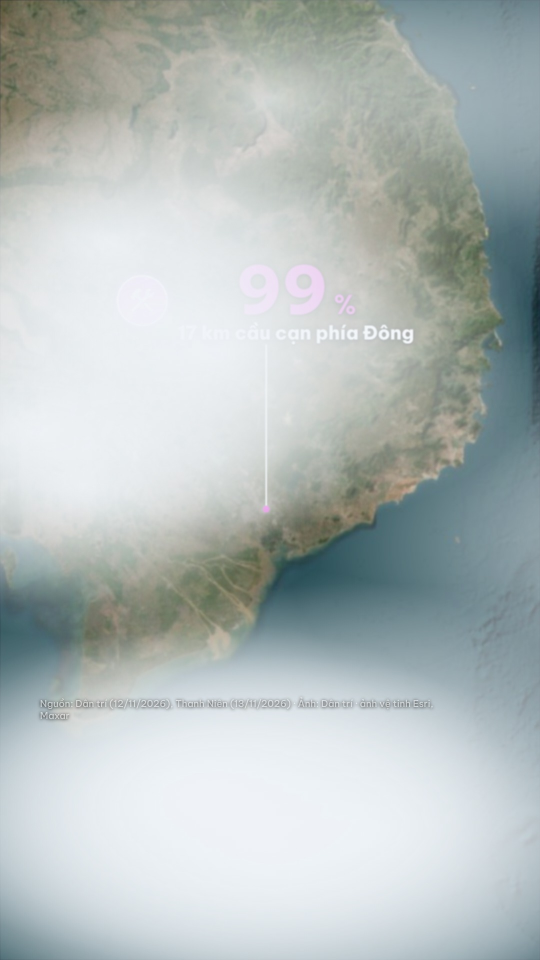
#> input picture .claude/skills/parallax-bds-kinhte/examples/ha-tang-one-era/golden/g0001.50.jpg, 1080 x 1920 px (shown at 1/2 size)
$ python sat_declouds.py ../examples/ha-tang-one-era/golden/g0001.50.jpg
#> lines starting #> are read from the running program, lines starting #| are printed output that depends on the picture; after the words box and inside, x2 and y2 are one past the last pixel; in counts of white or black regions, pixels touching at a corner belong together
#!/usr/bin/env python3
"""Xoá mây khỏi ảnh vệ tinh ghép (sat_tiles.py) rồi chỉnh màu nền "tối, giảm bão hoà" cho bản đồ.

  python sat_declouds.py sat16.jpg [--min-area 900] [--grow 25] [--no-decloud]
  -> sat16_g.jpg (đã xoá mây + chỉnh màu) và sat16_dc.jpg (chỉ xoá mây)

Mây = mảng sáng (V>175), ít màu (S<45), diện tích ≥ min-area px (bỏ qua mái tôn nhỏ); mở rộng `grow` px để
ăn cả viền. Mỗi đám mây được lấp bằng một mảng kết cấu đô thị lấy ở gần đó không có mây (nhân bản có viền mờ) —
KHÔNG dùng inpaint Telea (để lại vệt xám hình sao). Gợi ý: z16 --min-area 900 --grow 25; z13 60/9; z11 30/5.
Luật QA: không được có mây hay ô chưa có ảnh đè lên khu vực đang nói tới.
"""
import argparse
import cv2, numpy as np
from PIL import Image, ImageEnhance

ap = argparse.ArgumentParser()
ap.add_argument("img"); ap.add_argument("--min-area", type=int, default=900); ap.add_argument("--grow", type=int, default=25)
ap.add_argument("--no-decloud", action="store_true")
a = ap.parse_args()
base = a.img.rsplit(".", 1)[0]
im = cv2.imread(a.img)
#> im is the input picture: shape (1920, 1080, 3); mean B, G, R 188.2, 188.9, 180.4
if not a.no_decloud:
    hsv = cv2.cvtColor(im, cv2.COLOR_BGR2HSV)
#> hsv: shape (1920, 1080, 3); mean H, S, V 80.8, 23, 192.2
    v, s = hsv[..., 2].astype(int), hsv[..., 1].astype(int)
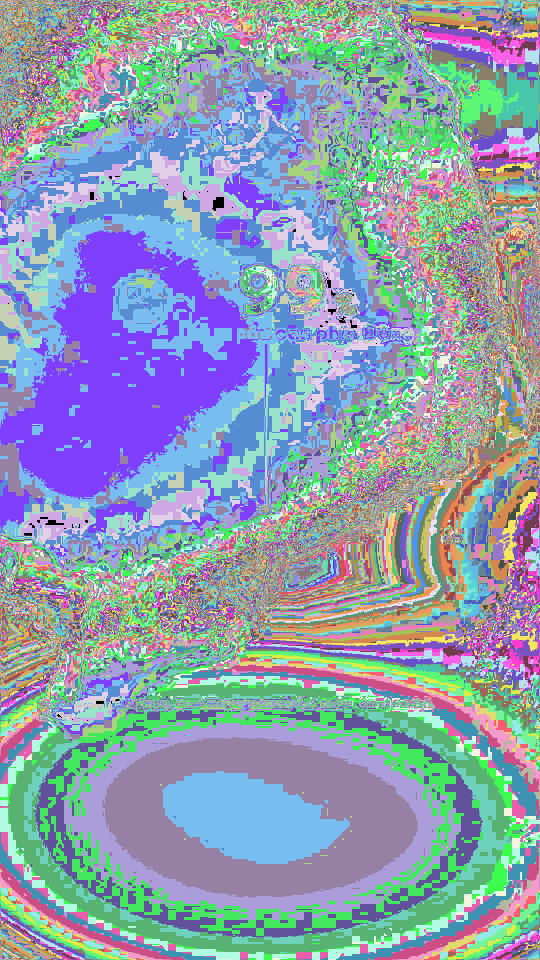
#> s: shape (1920, 1080) int64 (shown at 1/2 size); 162 distinct labels, from 0 to 165; one colour per label, 0 black
    m = cv2.morphologyEx(((v > 175) & (s < 45)).astype(np.uint8) * 255, cv2.MORPH_OPEN, np.ones((3, 3), np.uint8))
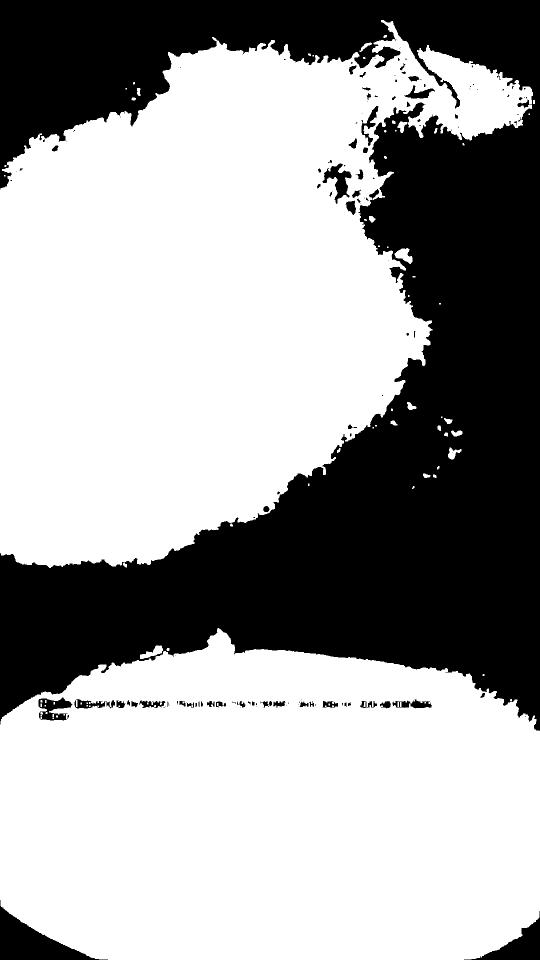
#> m: shape (1920, 1080) (shown at 1/2 size); 63.7% white; 130 black regions (69 under 20 px), largest, box (x1, y1, x2, y2) and area: (0, 0, 1080, 1462) 726060, (0, 1800, 216, 1920) 9430, (928, 1822, 1080, 1920) 4836
    k = cv2.connectedComponentsWithStats(m); keep = np.zeros_like(m)
    for i in range(1, k[0]):
        if k[2][i, 4] >= a.min_area: keep[k[1] == i] = 255
#> keep: shape (1920, 1080); 63.5% white; 129 black regions (68 under 20 px), largest, box (x1, y1, x2, y2) and area: (0, 0, 1080, 1462) 729811, (0, 1800, 216, 1920) 9430, (928, 1822, 1080, 1920) 4836
    keep = cv2.dilate(keep, np.ones((a.grow, a.grow), np.uint8))
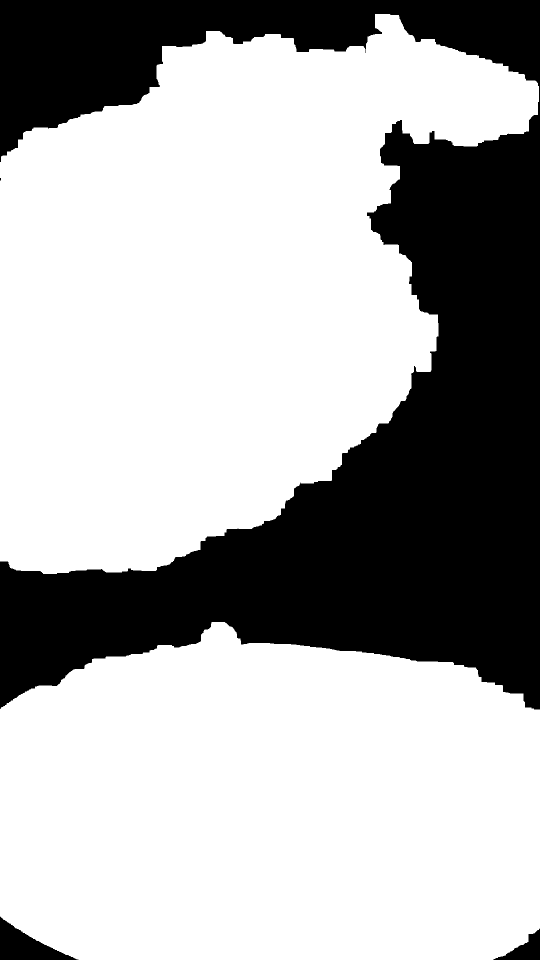
#> keep: shape (1920, 1080) (shown at 1/2 size); 68.5% white; 4 black regions (1 under 20 px), largest, box (x1, y1, x2, y2) and area: (0, 0, 1080, 1419) 645439, (0, 1833, 157, 1920) 6112, (986, 1857, 1080, 1920) 2523
    print(f"{a.img}: mây {keep.mean() / 2.55:.2f}% diện tích")
#| ../examples/ha-tang-one-era/golden/g0001.50.jpg: mây 68.46% diện tích
    out = im.copy().astype(np.float32); H, W = keep.shape
    cc = cv2.connectedComponentsWithStats(keep)
    for i in range(1, cc[0]):
        x, y, w, h, _ = cc[2][i]; comp = (cc[1] == i).astype(np.uint8)
        pad = 12; x0, y0, x1, y1 = max(0, x - pad), max(0, y - pad), min(W, x + w + pad), min(H, y + h + pad)
        cm = cv2.dilate(comp[y0:y1, x0:x1], np.ones((5, 5), np.uint8))
        fe = np.clip(cv2.GaussianBlur(cm.astype(np.float32), (0, 0), 4) * 1.6, 0, 1)[..., None]
        best = None
        for r in (1.2, 1.6, 2.2, 3.0):          # tìm mảng nguồn gần nhất không có mây
            for ang in range(0, 360, 30):
                dx, dy = int(np.cos(np.radians(ang)) * r * max(w, h)), int(np.sin(np.radians(ang)) * r * max(w, h))
                sx, sy = x0 + dx, y0 + dy
                if sx < 0 or sy < 0 or sx + (x1 - x0) > W or sy + (y1 - y0) > H: continue
                bad = keep[sy:sy + y1 - y0, sx:sx + x1 - x0].mean()
                if best is None or bad < best[0]: best = (bad, sx, sy)
            if best and best[0] == 0: break
        if not best: continue
        _, sx, sy = best
        out[y0:y1, x0:x1] = out[y0:y1, x0:x1] * (1 - fe) + im[sy:sy + y1 - y0, sx:sx + x1 - x0].astype(np.float32) * fe
#> this loop made 2 passes
#> (x, y, w, h, x0, y0, x1, y1) on passes 1 to 2: (0, 28, 1078, 1120, 0, 16, 1080, 1160), (0, 1244, 1080, 676, 0, 1232, 1080, 1920)
#> pass 1, `comp = (cc[1] == i).astype(np.uint8)`:
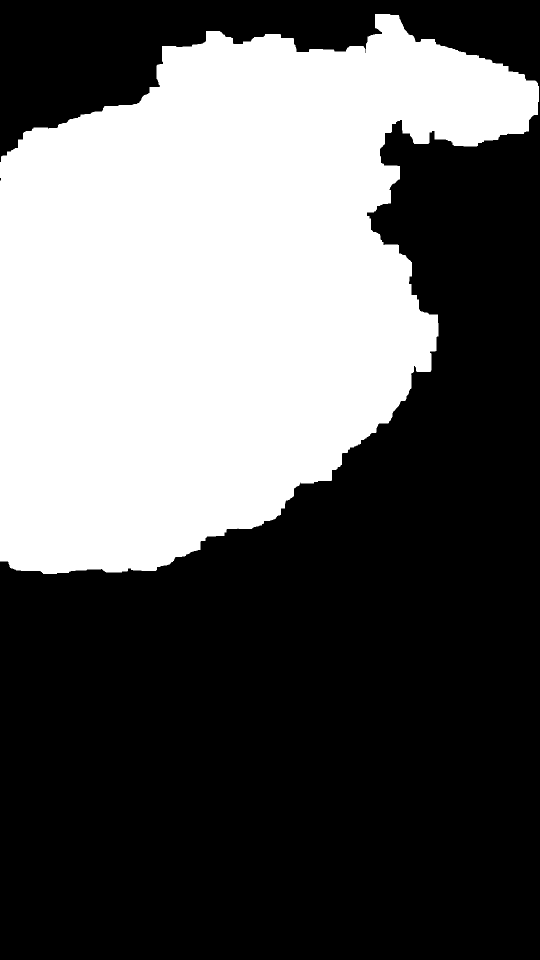
#> comp: shape (1920, 1080) (shown at 1/2 size); values 0 (black) and 1 (white), 37.7% white; 1 white region, box (x1, y1, x2, y2) and area: (0, 28, 1078, 1148) 781695
#> pass 1, `fe = np.clip(cv2.GaussianBlur(cm.astype(np.float32), (0, 0), 4) * 1.6,..`:
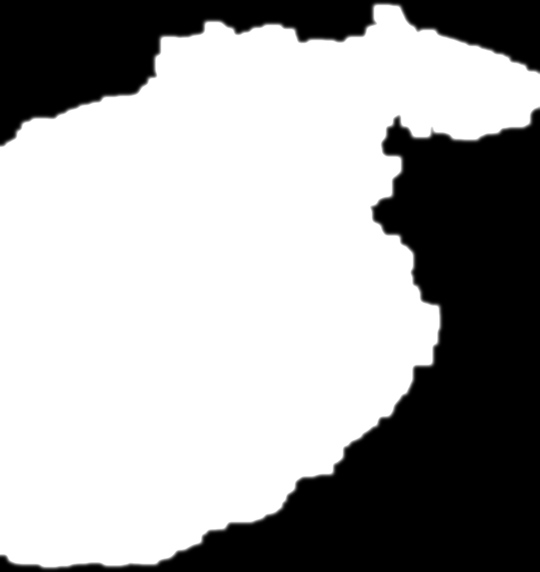
#> fe: shape (1144, 1080, 1) float32 (shown at 1/2 size); min 0, max 1, mean 0.647
#> pass 2, `comp = (cc[1] == i).astype(np.uint8)`:
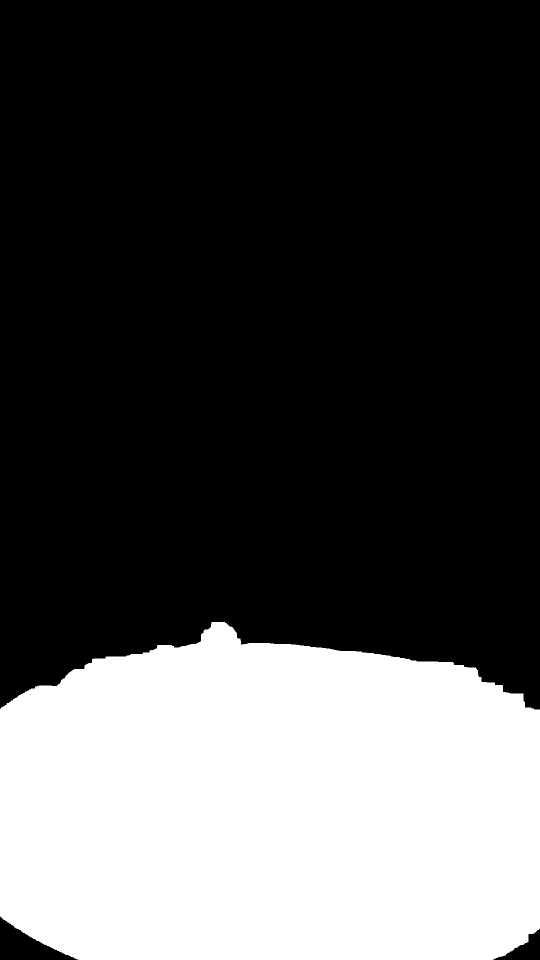
#> comp: shape (1920, 1080) (shown at 1/2 size); values 0 (black) and 1 (white), 30.8% white; 1 white region, box (x1, y1, x2, y2) and area: (0, 1244, 1080, 1920) 637821
    im = out.astype(np.uint8)
    cv2.imwrite(base + "_dc.jpg", im, [cv2.IMWRITE_JPEG_QUALITY, 92])
p = Image.fromarray(cv2.cvtColor(im, cv2.COLOR_BGR2RGB))
p = ImageEnhance.Color(p).enhance(.55); p = ImageEnhance.Brightness(p).enhance(.62); p = ImageEnhance.Contrast(p).enhance(1.12)
#> after `p = ImageEnhance.Brightness(p).enhance(0.62)`:
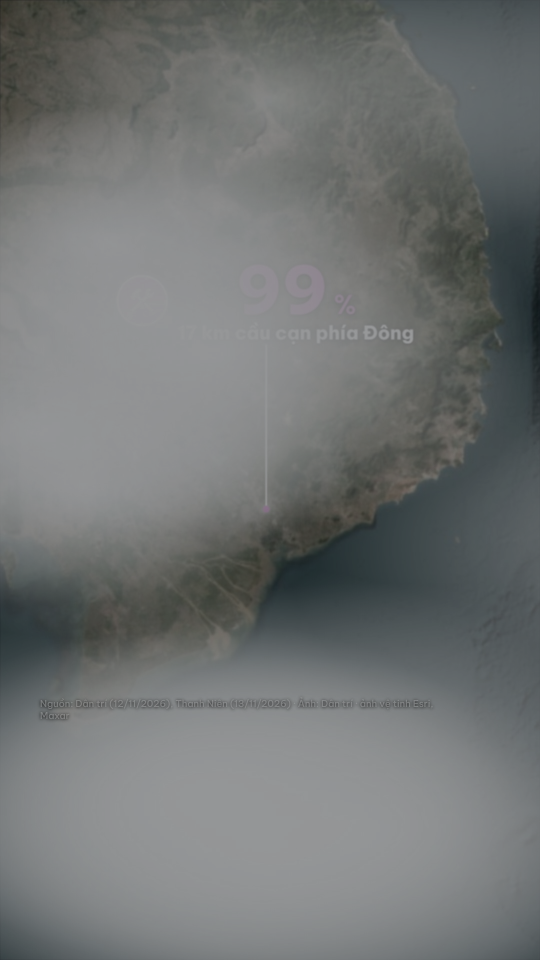
#> p: PIL image 1080x1920 RGB (shown at 1/2 size); mean R, G, B 112.7, 115.6, 115.3
Image.blend(p, Image.new("RGB", p.size, (14, 26, 43)), .15).save(base + "_g.jpg", quality=86)
print("->", base + "_g.jpg")

$ run again, on .claude/skills/parallax-bds-kinhte/examples/ha-tang-one-era/golden/g0014.00.jpg
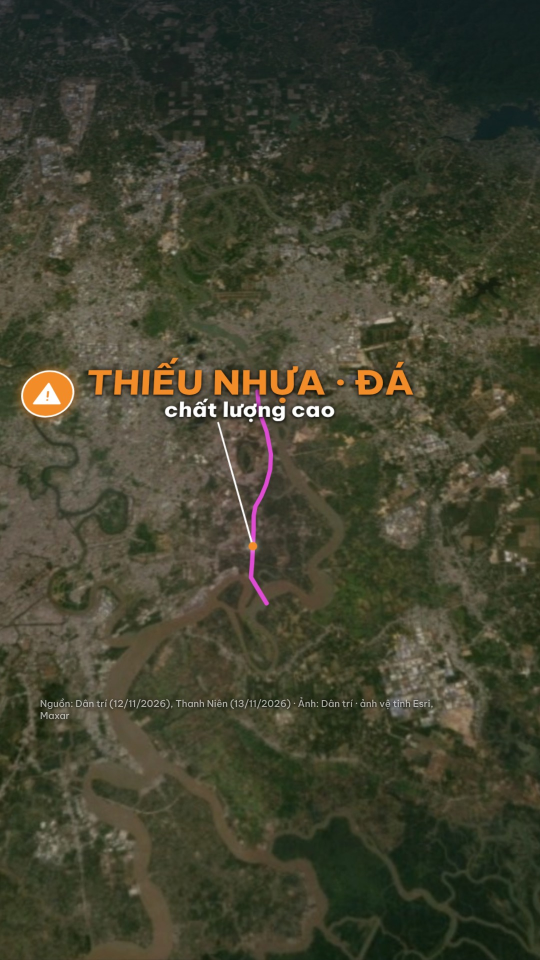
#> input picture .claude/skills/parallax-bds-kinhte/examples/ha-tang-one-era/golden/g0014.00.jpg, 1080 x 1920 px (shown at 1/2 size)
#> im is the input picture: shape (1920, 1080, 3); mean B, G, R 47.8, 66.2, 65.8
#> hsv: shape (1920, 1080, 3); mean H, S, V 37.2, 84.3, 69.7
#> `m = cv2.morphologyEx(((v > 175) & (s < 45)).astype(np.uint8) * 255, cv..`:
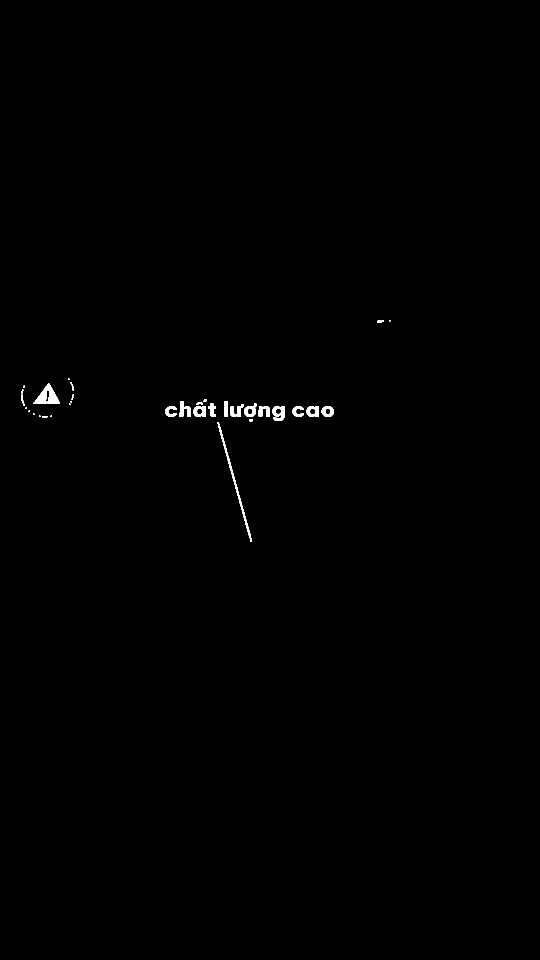
#> m: shape (1920, 1080) (shown at 1/2 size); 0.32% white; 37 white regions (15 under 20 px), largest, box (x1, y1, x2, y2) and area: (67, 767, 120, 808) 1102, (435, 844, 504, 1084) 918, (544, 812, 569, 842) 497
#| ../examples/ha-tang-one-era/golden/g0014.00.jpg: mây 0.62% diện tích
#> the loop `for i in range(1, cc[0]):` made 2 passes
#> (x, y, w, h, x0, y0, x1, y1) on passes 1 to 2: (55, 755, 77, 65, 43, 743, 144, 832), (423, 832, 93, 264, 411, 820, 528, 1108)
#> `p = ImageEnhance.Brightness(p).enhance(0.62)`:
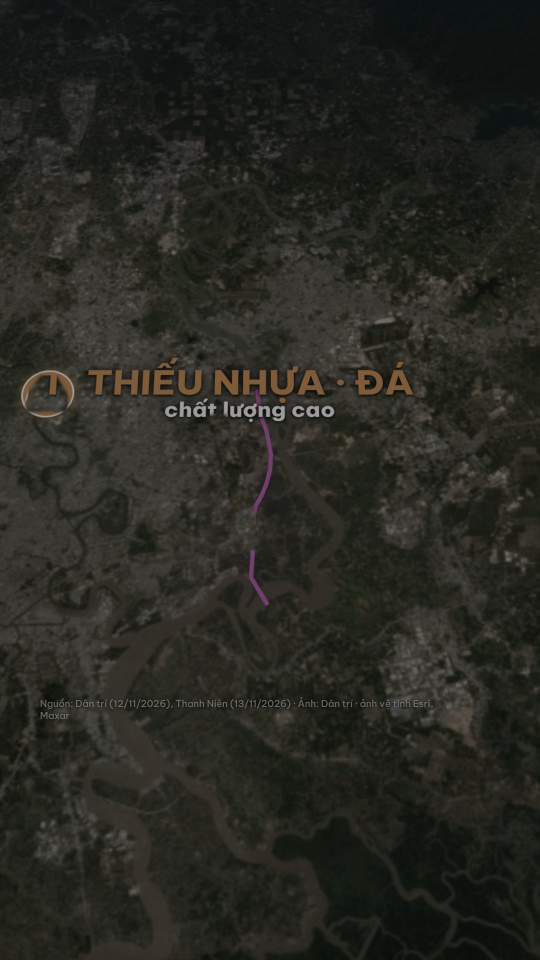
#> p: PIL image 1080x1920 RGB (shown at 1/2 size); mean R, G, B 39.2, 39.5, 33.3

$ run again, on .claude/skills/parallax-bds-kinhte/examples/ha-tang-one-era/golden/g0022.00.jpg
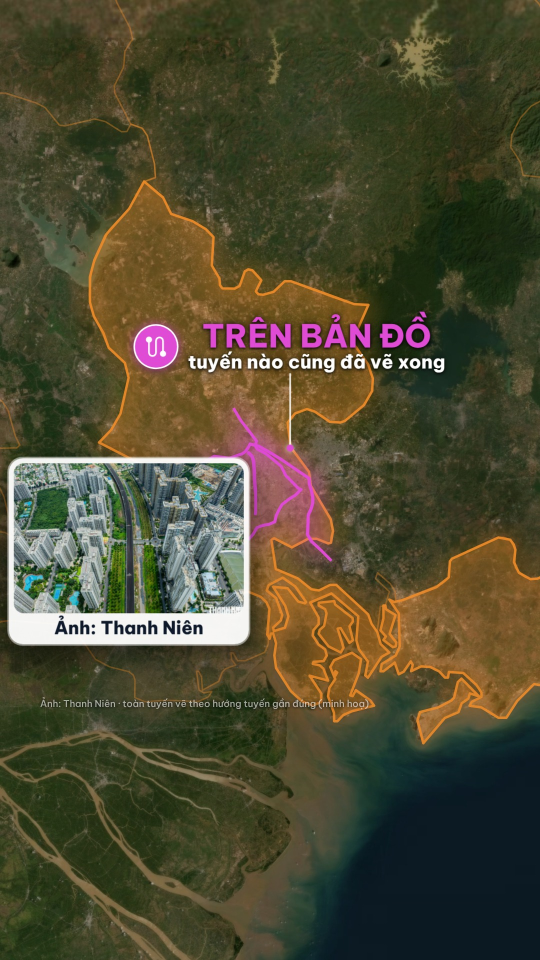
#> input picture .claude/skills/parallax-bds-kinhte/examples/ha-tang-one-era/golden/g0022.00.jpg, 1080 x 1920 px (shown at 1/2 size)
#> im is the input picture: shape (1920, 1080, 3); mean B, G, R 49.3, 73.8, 77.6
#> hsv: shape (1920, 1080, 3); mean H, S, V 42.3, 125.9, 84.6
#> `m = cv2.morphologyEx(((v > 175) & (s < 45)).astype(np.uint8) * 255, cv..`:
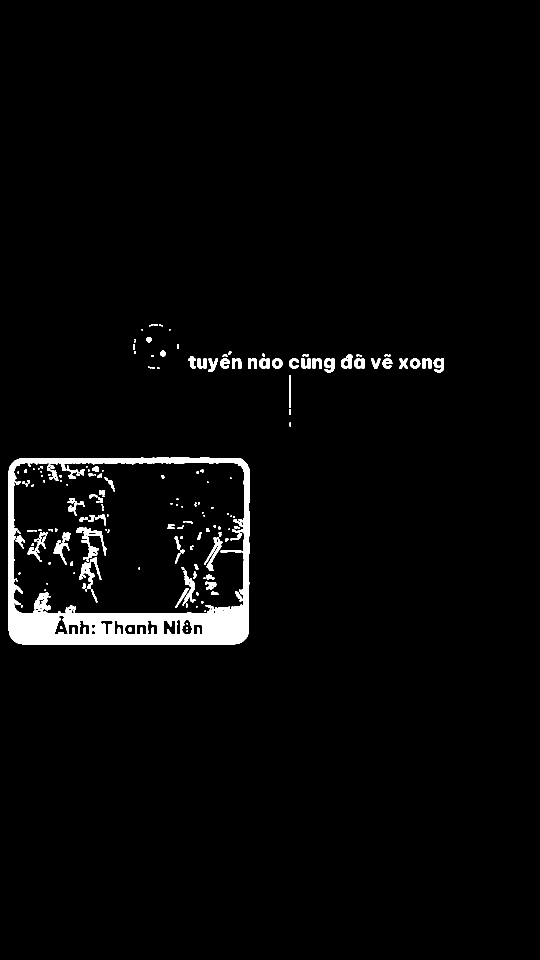
#> m: shape (1920, 1080) (shown at 1/2 size); 2.8% white; 193 white regions (73 under 20 px), largest, box (x1, y1, x2, y2) and area: (17, 914, 500, 1289) 39708, (152, 1055, 213, 1124) 1246, (408, 1074, 445, 1142) 727
#| ../examples/ha-tang-one-era/golden/g0022.00.jpg: mây 4.49% diện tích
#> the loop `for i in range(1, cc[0]):` made 2 passes
#> (x, y, w, h, x0, y0, x1, y1) on passes 1 to 2: (5, 902, 507, 399, 0, 890, 524, 1313), (140, 1043, 85, 93, 128, 1031, 237, 1148)
#> `p = ImageEnhance.Brightness(p).enhance(0.62)`:
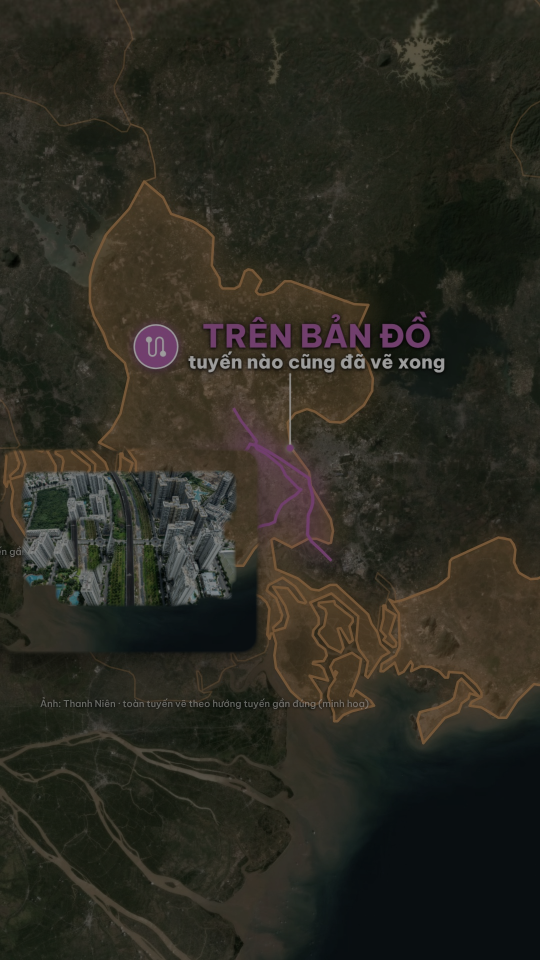
#> p: PIL image 1080x1920 RGB (shown at 1/2 size); mean R, G, B 43.3, 41.9, 33.2
